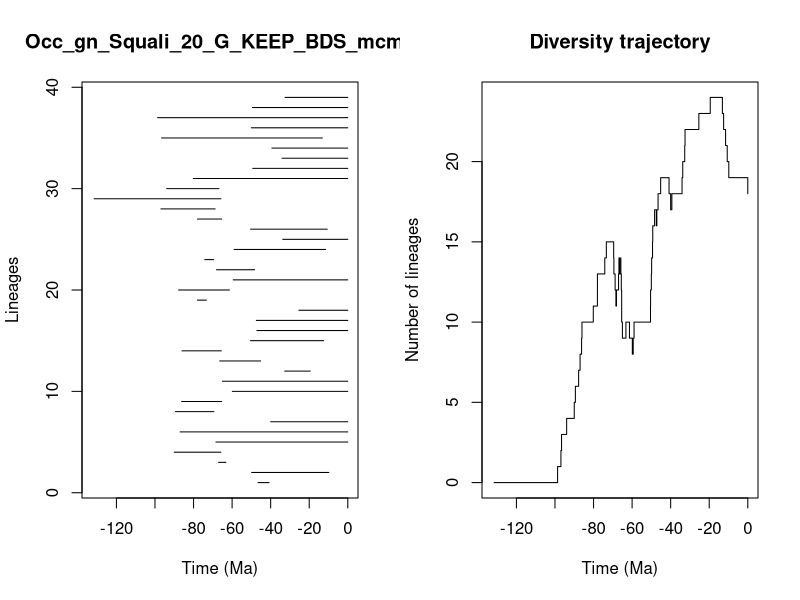

Generate this figure with R:


pdf(file='../Results/Genus/5_MA_bins_EXT_EP_FT/pyrate_mcmc_logs/Occ_gn_Squali_20_G_KEEP_BDS_mcmc_LTT.pdf',width=0.6*20, height=0.6*10)
title = "Occ_gn_Squali_20_G_KEEP_BDS_mcmc"
ts=c(46.52820925244959, 49.86880405316813,67.02964940314163,90.00166963384983,68.39296493120806,86.98249600246291,40.00682267565523,89.42107474084894,86.1980587096932,59.88418007629601,65.02927796367901,32.699302230769426,66.42781124993441,85.99394883048056,50.45254128709253,47.167751845104156,47.4277959307376,25.376155757133553,78.001618734808,87.73466249512092,59.422176082151495,68.10280973126517,74.17542662670466,58.9862132338358,33.729288861440835,50.41419582162788,77.9849486355896,96.9167645580322,131.55257314553907,93.94880630186542,80.13373455374979,49.28445016250573,34.094317378671654,39.380193175783035,96.59227267406312,50.026736371088575,98.63934608447917,49.407643623114474,32.54313534466113)
te=c(40.83340514064557, 9.844452621721036,63.20569193124812,65.85130085631789,0.0,0.0,0.0,69.43729945214525,65.41606756928626,0.0,0.0,19.461607105578505,45.18708539254894,65.59589247791968,12.531248154172388,0.0,0.0,0.0,73.35889994503717,61.38013175996087,0.0,48.32808869574695,69.56320083761909,11.499708840014858,0.0,10.659558753520836,65.40798296847139,68.80505553558434,65.82884676813109,66.82824497339735,0.0,0.0,0.0,0.0,13.17328957210209,0.0,0.0,0.0,0.0)
div_traj=c(0, 1,2,3,4,5,6,7,8,9,10,11,12,13,14,15,14,13,12,11,12,13,14,13,14,13,12,11,10,9,10,9,8,9,10,11,12,13,14,15,16,17,16,17,18,19,18,17,18,19,20,21,22,23,24,23,22,21,20,19,18)
time_events=c(131.55257314553907, 98.63934608447917,96.9167645580322,96.59227267406312,93.94880630186542,90.00166963384983,89.42107474084894,87.73466249512092,86.98249600246291,86.1980587096932,85.99394883048056,80.13373455374979,78.001618734808,77.9849486355896,74.17542662670466,73.35889994503717,69.56320083761909,69.43729945214525,68.80505553558434,68.39296493120806,68.10280973126517,67.02964940314163,66.82824497339735,66.42781124993441,65.85130085631789,65.82884676813109,65.59589247791968,65.41606756928626,65.40798296847139,65.02927796367901,63.20569193124812,61.38013175996087,59.88418007629601,59.422176082151495,58.9862132338358,50.45254128709253,50.41419582162788,50.026736371088575,49.86880405316813,49.407643623114474,49.28445016250573,48.32808869574695,47.4277959307376,47.167751845104156,46.52820925244959,45.18708539254894,40.83340514064557,40.00682267565523,39.380193175783035,34.094317378671654,33.729288861440835,32.699302230769426,32.54313534466113,25.376155757133553,19.461607105578505,13.17328957210209,12.531248154172388,11.499708840014858,10.659558753520836,9.844452621721036,0.0)
                par(mfrow=c(1,2))
                L = length(ts)
                plot(ts, 1:L , xlim=c(-max(ts)-1,0), pch=20, type="n", main=title,xlab="Time (Ma)",ylab="Lineages")
                for (i in 1:L){segments(x0=-te[i],y0=i,x1=-ts[i],y1=i)}    
                t = -time_events
                plot(div_traj ~ t,type="s", main = "Diversity trajectory",xlab="Time (Ma)",ylab="Number of lineages",xlim=c(-max(ts)-1,0))
                abline(v=c(65,200,251,367,445),lty=2,col="gray")
                
